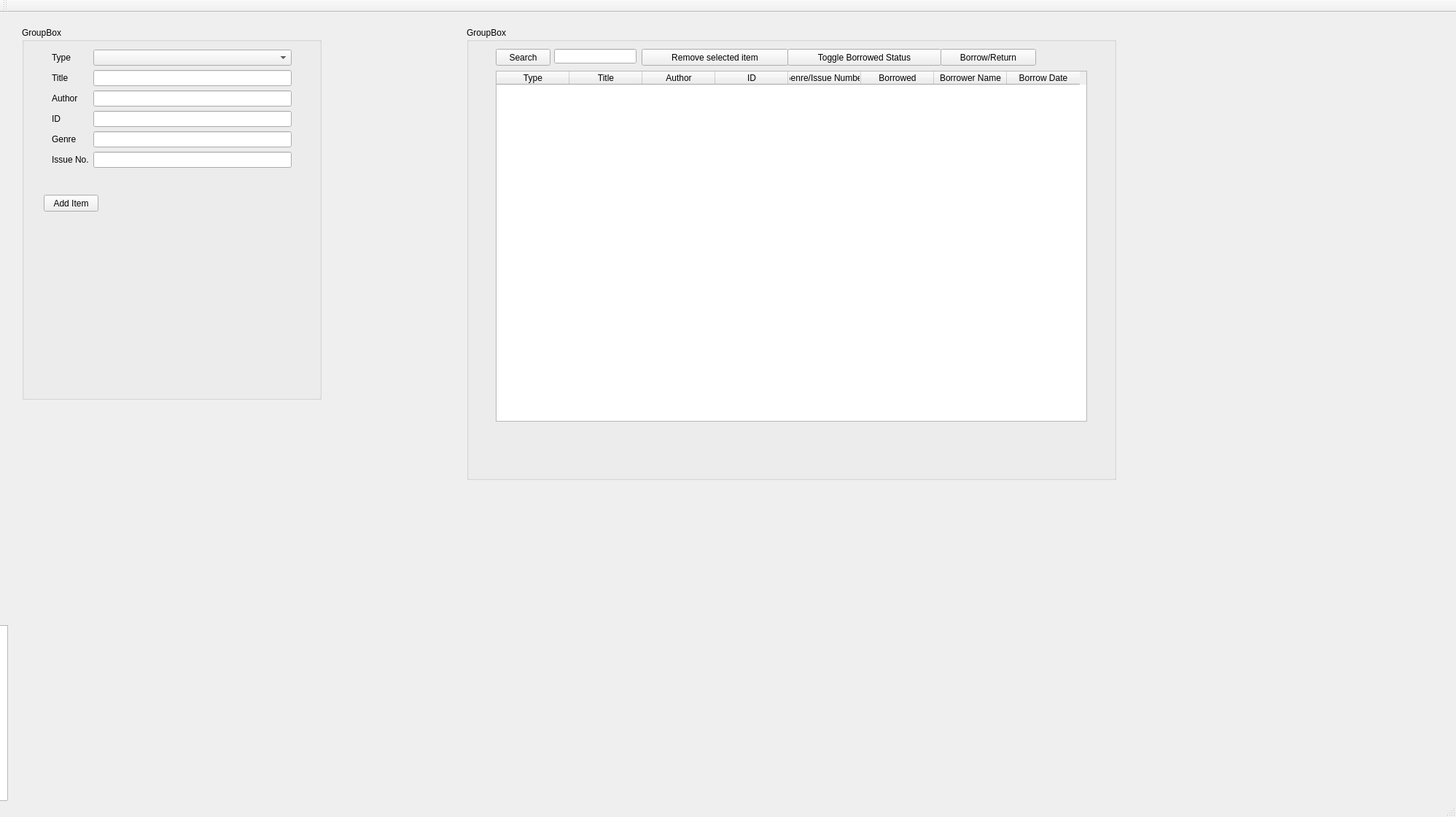
<?xml version="1.0" encoding="UTF-8"?>
<ui version="4.0">
 <class>MainWindow</class>
 <widget class="QMainWindow" name="MainWindow">
  <property name="geometry">
   <rect>
    <x>0</x>
    <y>0</y>
    <width>1997</width>
    <height>1120</height>
   </rect>
  </property>
  <property name="windowTitle">
   <string>MainWindow</string>
  </property>
  <widget class="QWidget" name="centralWidget">
   <widget class="QTableWidget" name="tableWidget">
    <property name="geometry">
     <rect>
      <x>-30</x>
      <y>840</y>
      <width>41</width>
      <height>241</height>
     </rect>
    </property>
   </widget>
   <widget class="QGroupBox" name="groupBox">
    <property name="geometry">
     <rect>
      <x>30</x>
      <y>20</y>
      <width>411</width>
      <height>511</height>
     </rect>
    </property>
    <property name="title">
     <string>GroupBox</string>
    </property>
    <widget class="QWidget" name="formLayoutWidget_2">
     <property name="geometry">
      <rect>
       <x>30</x>
       <y>20</y>
       <width>351</width>
       <height>201</height>
      </rect>
     </property>
     <layout class="QFormLayout" name="formLayout_2">
      <property name="fieldGrowthPolicy">
       <enum>QFormLayout::AllNonFixedFieldsGrow</enum>
      </property>
      <item row="0" column="0">
       <widget class="QLabel" name="typeLabel">
        <property name="text">
         <string>Type</string>
        </property>
       </widget>
      </item>
      <item row="0" column="1">
       <widget class="QComboBox" name="typeComboBox"/>
      </item>
      <item row="1" column="0">
       <widget class="QLabel" name="titleLabel">
        <property name="text">
         <string>Title</string>
        </property>
       </widget>
      </item>
      <item row="1" column="1">
       <widget class="QLineEdit" name="titleLineEdit"/>
      </item>
      <item row="2" column="0">
       <widget class="QLabel" name="authorLabel">
        <property name="text">
         <string>Author</string>
        </property>
       </widget>
      </item>
      <item row="2" column="1">
       <widget class="QLineEdit" name="authorLineEdit"/>
      </item>
      <item row="3" column="0">
       <widget class="QLabel" name="iDLabel">
        <property name="text">
         <string>ID</string>
        </property>
       </widget>
      </item>
      <item row="3" column="1">
       <widget class="QLineEdit" name="idLineEdit"/>
      </item>
      <item row="4" column="0">
       <widget class="QLabel" name="genreLabel">
        <property name="text">
         <string>Genre</string>
        </property>
       </widget>
      </item>
      <item row="4" column="1">
       <widget class="QLineEdit" name="genreLineEdit"/>
      </item>
      <item row="5" column="0">
       <widget class="QLabel" name="issueNoLabel">
        <property name="text">
         <string>Issue No.</string>
        </property>
       </widget>
      </item>
      <item row="5" column="1">
       <widget class="QLineEdit" name="issueLineEdit"/>
      </item>
     </layout>
    </widget>
    <widget class="QPushButton" name="addItemButton">
     <property name="geometry">
      <rect>
       <x>30</x>
       <y>230</y>
       <width>75</width>
       <height>23</height>
      </rect>
     </property>
     <property name="text">
      <string>Add Item</string>
     </property>
    </widget>
   </widget>
   <widget class="QGroupBox" name="groupBox_2">
    <property name="geometry">
     <rect>
      <x>640</x>
      <y>20</y>
      <width>891</width>
      <height>621</height>
     </rect>
    </property>
    <property name="title">
     <string>GroupBox</string>
    </property>
    <widget class="QTableWidget" name="libraryTableWidget">
     <property name="geometry">
      <rect>
       <x>40</x>
       <y>60</y>
       <width>811</width>
       <height>481</height>
      </rect>
     </property>
     <column>
      <property name="text">
       <string>Type</string>
      </property>
     </column>
     <column>
      <property name="text">
       <string>Title</string>
      </property>
     </column>
     <column>
      <property name="text">
       <string>Author</string>
      </property>
     </column>
     <column>
      <property name="text">
       <string>ID</string>
      </property>
     </column>
     <column>
      <property name="text">
       <string>Genre/Issue Number</string>
      </property>
     </column>
     <column>
      <property name="text">
       <string>Borrowed</string>
      </property>
     </column>
     <column>
      <property name="text">
       <string>Borrower Name</string>
      </property>
     </column>
     <column>
      <property name="text">
       <string>Borrow Date</string>
      </property>
     </column>
    </widget>
    <widget class="QPushButton" name="toggleBorrowedButton">
     <property name="geometry">
      <rect>
       <x>440</x>
       <y>30</y>
       <width>211</width>
       <height>23</height>
      </rect>
     </property>
     <property name="text">
      <string>Toggle Borrowed Status</string>
     </property>
    </widget>
    <widget class="QPushButton" name="removeItemButton">
     <property name="geometry">
      <rect>
       <x>240</x>
       <y>30</y>
       <width>201</width>
       <height>23</height>
      </rect>
     </property>
     <property name="text">
      <string>Remove selected item</string>
     </property>
    </widget>
    <widget class="QPushButton" name="searchButton">
     <property name="geometry">
      <rect>
       <x>40</x>
       <y>30</y>
       <width>75</width>
       <height>23</height>
      </rect>
     </property>
     <property name="text">
      <string>Search</string>
     </property>
    </widget>
    <widget class="QLineEdit" name="searchLineEdit">
     <property name="geometry">
      <rect>
       <x>120</x>
       <y>30</y>
       <width>113</width>
       <height>20</height>
      </rect>
     </property>
    </widget>
    <widget class="QPushButton" name="borrowReturnButton">
     <property name="geometry">
      <rect>
       <x>650</x>
       <y>30</y>
       <width>131</width>
       <height>23</height>
      </rect>
     </property>
     <property name="text">
      <string>Borrow/Return</string>
     </property>
    </widget>
   </widget>
  </widget>
  <widget class="QMenuBar" name="menuBar">
   <property name="geometry">
    <rect>
     <x>0</x>
     <y>0</y>
     <width>1997</width>
     <height>21</height>
    </rect>
   </property>
  </widget>
  <widget class="QToolBar" name="mainToolBar">
   <attribute name="toolBarArea">
    <enum>TopToolBarArea</enum>
   </attribute>
   <attribute name="toolBarBreak">
    <bool>false</bool>
   </attribute>
  </widget>
  <widget class="QStatusBar" name="statusBar"/>
 </widget>
 <layoutdefault spacing="6" margin="11"/>
 <resources/>
 <connections/>
</ui>
